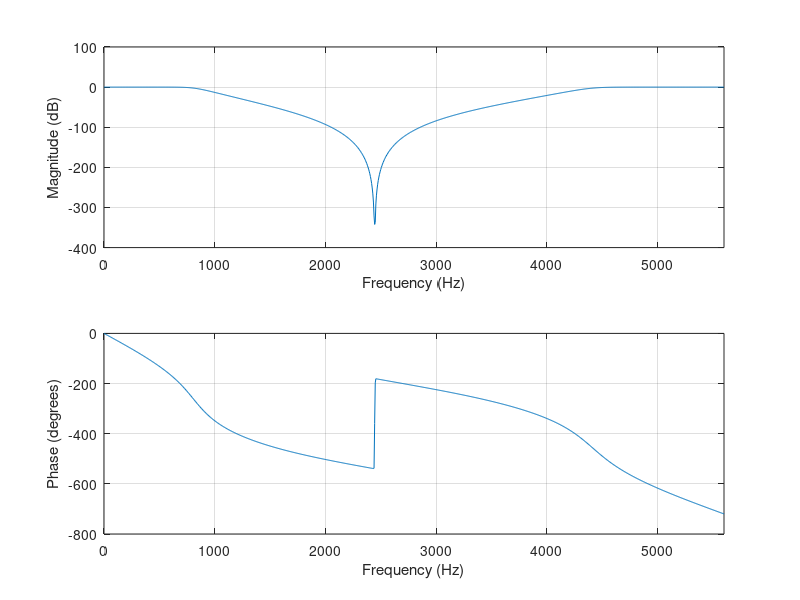
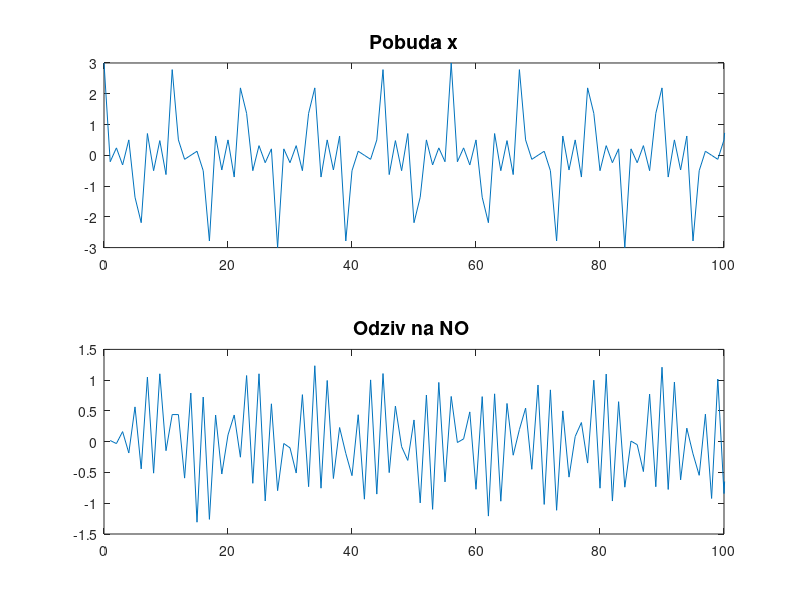

Here is the MATLAB script that generated these plots, in order:
%Ucestanost odabiranja u sistemu
fsr = 11200;
%Specifikacija NO filtra
fp = [500 4500];
fs = [1500 3500];
ap = 1;
as = 40;
%Odredjivanje minimalnog reda IIR filtra
[n, Wn] = buttord (fp/(fsr/2), fs/(fsr/2), ap, as);
%Projektovanje NF IIR filtra
[b, a] = butter (n, Wn, 'stop');
%Crtanje amplitudske i fazne karakteristike IIR filtra
freqz(b,a,1024,fsr);

n = 0:1023;
x = cos(2*pi*1000/fsr*n) + cos(2*pi*3000/fsr*n)+ cos(2*pi*5000/fsr*n);

figure
subplot(2, 1, 1), plot(n, x), title ('Pobuda x', 'FontSize', 14);
xlim([0 100]);

y = filter(b,a,x);

subplot(2, 1, 2), plot(1:numel(y), y), title ('Odziv na NO ', 'FontSize', 14), xlim([0 100]);
